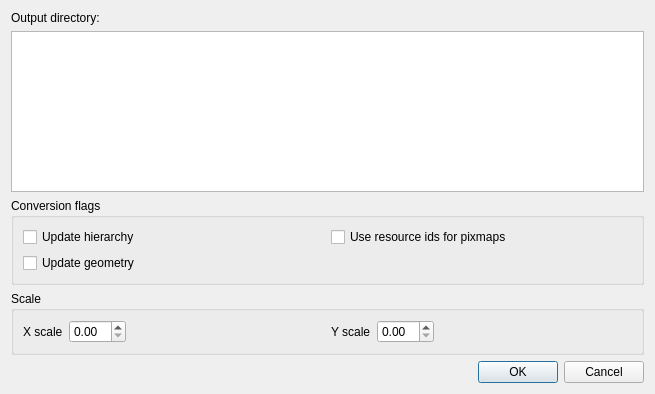
<?xml version="1.0" encoding="UTF-8"?>
<ui version="4.0">
 <class>Gui::RcToUiDialog</class>
 <widget class="QDialog" name="Gui::RcToUiDialog">
  <property name="geometry">
   <rect>
    <x>0</x>
    <y>0</y>
    <width>655</width>
    <height>394</height>
   </rect>
  </property>
  <property name="windowTitle">
   <string>Dialog</string>
  </property>
  <layout class="QGridLayout" name="gridLayout_2">
   <item row="0" column="0">
    <widget class="QLabel" name="label_2">
     <property name="text">
      <string>Output directory:</string>
     </property>
    </widget>
   </item>
   <item row="0" column="1">
    <widget class="Gui::FileSelector" name="dirSelector" native="true"/>
   </item>
   <item row="1" column="0" colspan="2">
    <widget class="QListWidget" name="idList"/>
   </item>
   <item row="2" column="0" colspan="2">
    <widget class="QGroupBox" name="groupBox">
     <property name="title">
      <string>Conversion flags</string>
     </property>
     <layout class="QGridLayout" name="gridLayout">
      <item row="0" column="0">
       <widget class="QCheckBox" name="updateHierarchy">
        <property name="text">
         <string>Update hierarchy</string>
        </property>
       </widget>
      </item>
      <item row="0" column="1">
       <widget class="QCheckBox" name="idForPixmap">
        <property name="text">
         <string>Use resource ids for pixmaps</string>
        </property>
       </widget>
      </item>
      <item row="1" column="0" colspan="2">
       <widget class="QCheckBox" name="updateGeometry">
        <property name="text">
         <string>Update geometry</string>
        </property>
       </widget>
      </item>
     </layout>
    </widget>
   </item>
   <item row="3" column="0" colspan="2">
    <widget class="QGroupBox" name="groupBox_2">
     <property name="title">
      <string>Scale</string>
     </property>
     <layout class="QHBoxLayout" name="horizontalLayout">
      <item>
       <widget class="QLabel" name="label">
        <property name="text">
         <string>X scale</string>
        </property>
       </widget>
      </item>
      <item>
       <widget class="QDoubleSpinBox" name="scaleX"/>
      </item>
      <item>
       <spacer name="horizontalSpacer">
        <property name="orientation">
         <enum>Qt::Horizontal</enum>
        </property>
        <property name="sizeHint" stdset="0">
         <size>
          <width>40</width>
          <height>20</height>
         </size>
        </property>
       </spacer>
      </item>
      <item>
       <widget class="QLabel" name="label_3">
        <property name="text">
         <string>Y scale</string>
        </property>
       </widget>
      </item>
      <item>
       <widget class="QDoubleSpinBox" name="scaleY"/>
      </item>
      <item>
       <spacer name="horizontalSpacer_2">
        <property name="orientation">
         <enum>Qt::Horizontal</enum>
        </property>
        <property name="sizeHint" stdset="0">
         <size>
          <width>40</width>
          <height>20</height>
         </size>
        </property>
       </spacer>
      </item>
     </layout>
    </widget>
   </item>
   <item row="4" column="1">
    <widget class="QDialogButtonBox" name="buttonBox">
     <property name="orientation">
      <enum>Qt::Horizontal</enum>
     </property>
     <property name="standardButtons">
      <set>QDialogButtonBox::Cancel|QDialogButtonBox::Ok</set>
     </property>
    </widget>
   </item>
  </layout>
 </widget>
 <customwidgets>
  <customwidget>
   <class>Gui::FileSelector</class>
   <extends>QWidget</extends>
   <header>fileselector.h</header>
   <container>1</container>
  </customwidget>
 </customwidgets>
 <resources/>
 <connections>
  <connection>
   <sender>buttonBox</sender>
   <signal>accepted()</signal>
   <receiver>Gui::RcToUiDialog</receiver>
   <slot>accept()</slot>
   <hints>
    <hint type="sourcelabel">
     <x>317</x>
     <y>378</y>
    </hint>
    <hint type="destinationlabel">
     <x>157</x>
     <y>274</y>
    </hint>
   </hints>
  </connection>
  <connection>
   <sender>buttonBox</sender>
   <signal>rejected()</signal>
   <receiver>Gui::RcToUiDialog</receiver>
   <slot>reject()</slot>
   <hints>
    <hint type="sourcelabel">
     <x>385</x>
     <y>384</y>
    </hint>
    <hint type="destinationlabel">
     <x>286</x>
     <y>274</y>
    </hint>
   </hints>
  </connection>
 </connections>
</ui>
